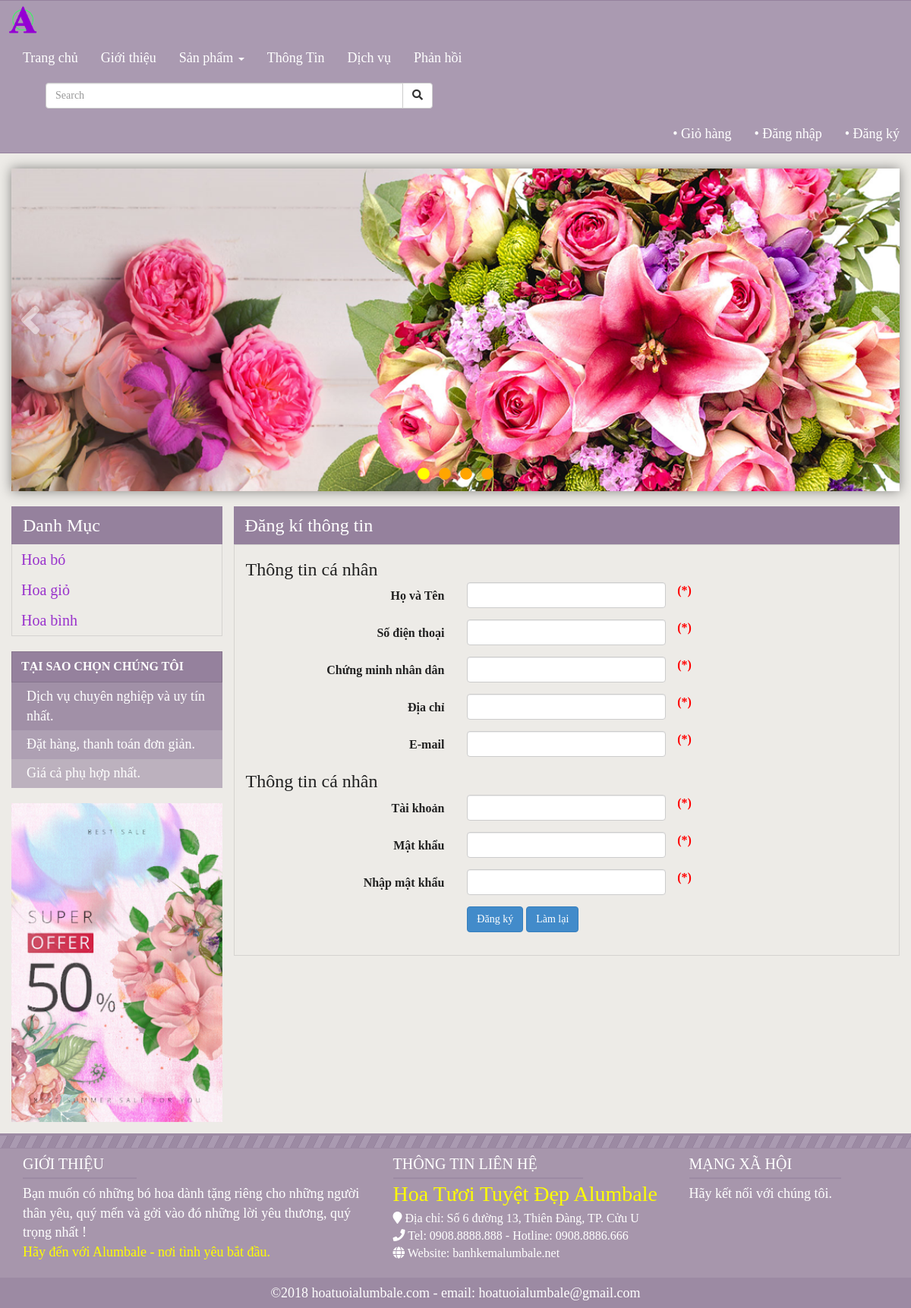
/hoatuoi/index.php?act=dangky, run on the app's committed database.
### tables this page shows
CREATE TABLE `loaisanpham` (
  `idCL` int(20) NOT NULL,
  `tenCL` varchar(255) NOT NULL,
  `thutuCL` int(20) NOT NULL
);

### hoatuoi/modules/body.php (shortened to what this page needs)
<div class="container" style="margin-bottom:15px;">
    <div class="row">
        <div id="left" class="col-xs-12 col-md-3" style="padding-left:0">
            <div id="categories">
                <div class="title-1">
                    <h2>Danh Mục</h2>
                </div>
                <ul class="list-group">
                    <?php
                        $sql = "select * from loaisanpham";
                        $run = mysqli_query($conn,$sql);
                        while($rows=mysqli_fetch_array($run,MYSQLI_ASSOC))
                        {
                            echo "<li class='list-group-item'><a href='index.php?act=loaisanpham&id=$rows[idCL]'>".$rows['tenCL']."</a></li>";
                        }
                    ?>
                </ul>
            </div>
            <div style="width:100%;color:#fff;font-size:18px">
                <div style="width:100%;background:rgba(149,129,157,1);border:1px solid rgba(0,0,0,.1);padding:8px 12px;box-sizing:border-box;margin-top:15px;font-weight:bold;font-size:16px">TẠI SAO CHỌN CHÚNG TÔI</div>
                <div style="width:100%;background:rgba(149,129,157,0.85);padding:6px 20px;box-sizing:border-box">Dịch vụ chuyên nghiệp và uy tín nhất.</div>
                <div style="width:100%;background:rgba(149,129,157,0.7);padding:6px 20px;box-sizing:border-box">Đặt hàng, thanh toán đơn giản.</div>
                <div style="width:100%;background:rgba(149,129,157,0.55);padding:6px 20px;box-sizing:border-box">Giá cả phụ hợp nhất.</div>
            </div>
            <div style="margin-top:20px">
                <a href="#"><img src="media/images/advertisement.png" alt="" width="100%"></a>
            </div>
        </div>
        <div id="right" class="col-xs-12 col-md-9" style="padding:0">
            <?php
                if(isset($_GET['act']))
                {
                    $tam = $_GET['act'];
                }
                else
                    $tam = '';
                switch($tam)
                {
                    case 'dangky': include('modules/content/dangky.php'); break;
                }
            ?>
        </div>
    </div>
</div>

### hoatuoi/library/css/style.css (style rules this page uses)
body { color: #212121; font-size: 16px; font-family: 'Times New Roman', Times, serif; background: #edebe7; }
.container { padding: 0; }
.row { margin: 0; }
#left { max-width: 100%; }
#right { max-width: 100%; }
#categories { width: 100%; }
#categories .title-1 { width: 100%; height: 50px; background: rgba(149,129,157,1); }
#categories h2 { color: #fff; font-size: 24px; line-height: 50px; margin-left: 15px; }
#categories .list-group { width: 100%; list-style: none; border-right: 1px solid rgba(0,0,0,.1); border-bottom: 1px solid rgba(0,0,0,.1); border-left: 1px solid rgba(0,0,0,.1); box-sizing: border-box; }
#categories .list-group .list-group-item { width: 100%; height: 40px; line-height: 40px; background: none; border: none; padding: 0; margin: 0; }
#categories .list-group .list-group-item a { display: block; text-decoration: none; color: darkorchid; font-size: 20px; padding: 0 12px; }

### data on the page
loaisanpham: tenCL "Hoa bó"
loaisanpham: tenCL "Hoa giỏ"
loaisanpham: tenCL "Hoa bình"
